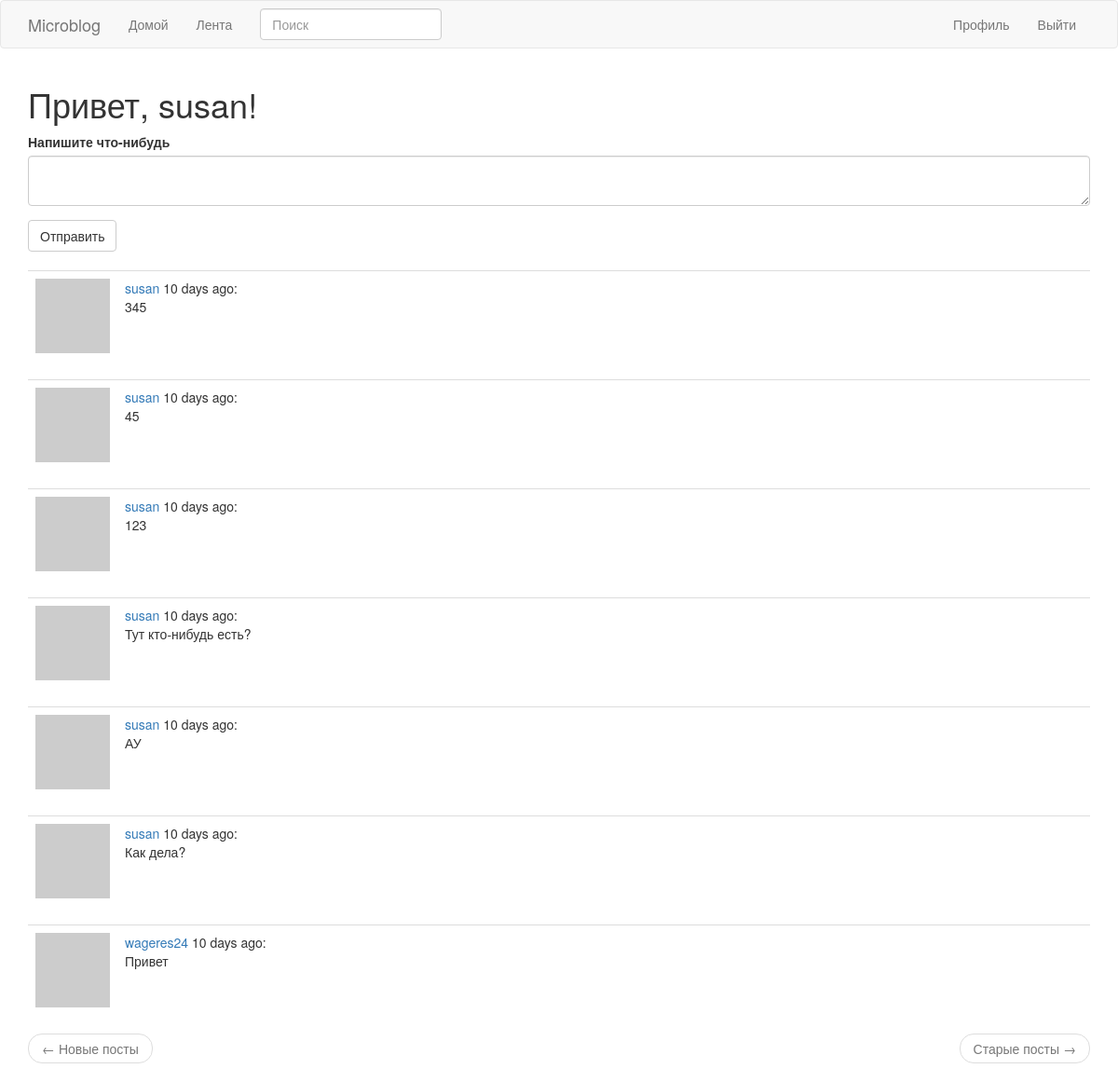
The app's page /index (signed in) with its own data.
### app/models.py (models this page shows, shortened)
class User(UserMixin,db.Model):
	id = db.Column(db.Integer, primary_key=True)
	username = db.Column(db.String(64), index=True, unique=True)
	email = db.Column(db.String(120), index=True, unique=True)
	password_hash = db.Column(db.String(128))
	posts = db.relationship('Post', backref='author', lazy='dynamic')
	about_me = db.Column(db.String(140))
	last_seen = db.Column(db.DateTime,default=datetime.utcnow)
	followed = db.relationship(
        'User', secondary=followers,
        primaryjoin=(followers.c.follower_id == id),
        secondaryjoin=(followers.c.followed_id == id),
        backref=db.backref('followers', lazy='dynamic'), lazy='dynamic')
	def avatar(self,size):
		digest = md5(self.email.lower().encode('utf-8')).hexdigest()
		return 'https://www.gravatar.com/avatar/{}?d=identicon&s={}'.format(
            digest, size)
	def followed_posts(self):
		followed = Post.query.join(
        	followers, (followers.c.followed_id == Post.user_id)).filter(
            followers.c.follower_id == self.id)
		own = Post.query.filter_by(user_id=self.id)
		return followed.union(own).order_by(Post.timestamp.desc())

class SearchableMixin(object):
	@classmethod
	def before_commit(cls, session):
		session._changes = {
            'add': list(session.new),
            'update': list(session.dirty),
            'delete': list(session.deleted)
        }
	@classmethod
	def after_commit(cls, session):
		for obj in session._changes['add']:
			if isinstance(obj, SearchableMixin):
				add_to_index(obj.__tablename__, obj)
		for obj in session._changes['update']:
			if isinstance(obj, SearchableMixin):
				add_to_index(obj.__tablename__, obj)
		for obj in session._changes['delete']:
			if isinstance(obj, SearchableMixin):
				remove_from_index(obj.__tablename__, obj)
		session._changes = None

class Post(SearchableMixin,db.Model):
	__searchable__ = ['body']
	id = db.Column(db.Integer, primary_key=True)
	body = db.Column(db.String(140))
	timestamp = db.Column(db.DateTime, index=True, default=datetime.utcnow)
	user_id = db.Column(db.Integer, db.ForeignKey('user.id'))

### app/main/routes.py (the view)
@bp.route('/', methods=['GET', 'POST'])
@bp.route('/index', methods=['GET', 'POST'])
@login_required
def index():
	form = PostForm()
	if form.validate_on_submit():
		post = Post(body=form.post.data, author=current_user)
		db.session.add(post)
		db.session.commit()
		flash('Your post is now live!')
		return redirect(url_for('main.index'))
	page = request.args.get('page', 1, type=int)
	posts = current_user.followed_posts().paginate(
        page, current_app.config['POSTS_PER_PAGE'], False)
	next_url = (url_for('main.index', page=posts.next_num)
        if posts.has_next else None)
	prev_url = (url_for('main.index', page=posts.prev_num)
        if posts.has_prev else None)
	return render_template('index.html', title='Home', form=form,
                           posts=posts.items, next_url=next_url,
                           prev_url=prev_url)

### app/main/forms.py
class SearchForm(FlaskForm):
	q = StringField('Поиск', validators=[DataRequired()])
	def __init__(self,*args,**kwargs):
		if "formdata" not in kwargs:
			kwargs['formdata'] = request.args#определяет, откуда Flask-WTF получает формы
		if 'csrf_enabled' not in kwargs:
			kwargs['csrf_enabled'] = False#CSRF - защита
		super(SearchForm, self).__init__(*args, **kwargs)

class PostForm(FlaskForm):
	post = TextAreaField('Напишите что-нибудь',validators=[DataRequired(), Length(min=1, max=140)])
	submit = SubmitField('Отправить')

### app/main/routes.py (called while the page is built)
@bp.before_request
def before_request():
	if current_user.is_authenticated:
		current_user.last_seen = datetime.utcnow()
		db.session.commit()
		g.search_form = SearchForm()

### app/models.py (called while the page is built)
@login.user_loader
def load_user(id):
	return User.query.get(int(id))

### app/templates/index.html
{% extends 'base.html' %}
{% import 'bootstrap/wtf.html' as wtf %}
{% block app_content %}
        <h1>Привет, {{ current_user.username }}!</h1>
    {% if form %}
    {{ wtf.quick_form(form) }}
    <br>
    {% endif %}
    {% for post in posts %}
        {% include '_post.html' %}
    {% endfor %}
        <nav aria-label="...">
		    <ul class="pager">
		        <li class="previous{% if not prev_url %} disabled{% endif %}">
		            <a href="{{ prev_url or '#' }}">
		                <span aria-hidden="true">&larr;</span> Новые посты
		            </a>
		        </li>
		        <li class="next{% if not next_url %} disabled{% endif %}">
		            <a href="{{ next_url or '#' }}">
		                Старые посты <span aria-hidden="true">&rarr;</span>
		            </a>
		        </li>
		    </ul>
		</nav>
{% endblock %}

### app/templates/base.html (shortened to what this page needs)
{% extends 'bootstrap/base.html' %}
{% block navbar %}
    <nav class="navbar navbar-default">
        <div class="container">
            <div class="navbar-header">
                <a class="navbar-brand" href="{{ url_for('main.index') }}">Microblog</a>
            </div>
            <div class="collapse navbar-collapse" id="bs-example-navbar-collapse-1">
                <ul class="nav navbar-nav">
                    <li><a href="{{ url_for('main.index') }}">Домой</a></li>
                    <li><a href="{{ url_for('main.explore') }}">Лента</a></li>
                </ul>
                {% if g.search_form %}
                <form class="navbar-form navbar-left" method="get"
                    action="{{ url_for('main.search')}}">
                    <div class="form-group">
                        {{ g.search_form.q(size=20, class='form-control',
                        placeholder=g.search_form.q.label.text) }}
                    </div>
                </form>
                {% endif %}
                <ul class="nav navbar-nav navbar-right">
                    {% if current_user.is_anonymous %}
                    <li><a href="{{ url_for('auth.login') }}">Войти</a></li>
                    {% else %}
                    <li><a href="{{ url_for('main.user', username=current_user.username) }}">Профиль</a></li>
                    <li><a href="{{ url_for('auth.logout') }}">Выйти</a></li>
                    {% endif %}
                </ul>
            </div>
        </div>
    </nav>
{% endblock %}
{% block content %}
    <div class="container">
        {% block app_content %}{% endblock %}
    </div>
{% endblock %}

### app/templates/_post.html
<table class="table table-hover">
    <tr>
        <td width="70px">
            <a href="{{ url_for('main.user', username=post.author.username) }}">
                <img src="{{ post.author.avatar(70) }}" />
            </a>
        </td>
        <td>
            <a href="{{ url_for('main.user', username=post.author.username) }}">
                {{ post.author.username }}
            </a>
            {{ moment(post.timestamp).fromNow() }}:
            <br>
            {{ post.body }}
        </td>
    </tr>
</table>

### records on screen
User: username "susan"
Post: author.username "susan", timestamp "10 days ago", body "345"
Post: author.username "susan", timestamp "10 days ago", body "45"
Post: author.username "susan", timestamp "10 days ago", body "123"
Post: author.username "susan", timestamp "10 days ago", body "Тут кто-нибудь есть?"
Post: author.username "susan", timestamp "10 days ago", body "АУ"
Post: author.username "susan", timestamp "10 days ago", body "Как дела?"
Post: author.username "wageres24", timestamp "10 days ago", body "Привет"
